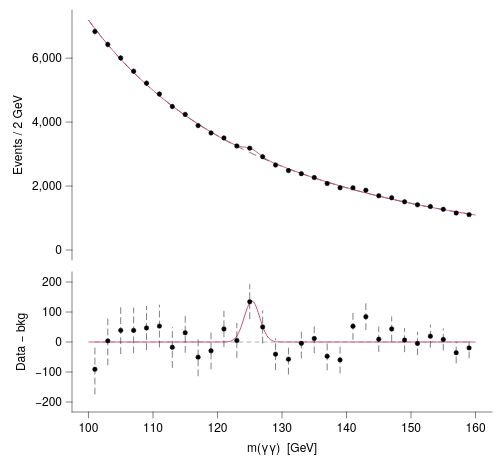

Write the Vega-Lite specification saved for this chart.
### Vega-Lite specification from a JSON file in a GitHub repository (floating-point values rounded to 4 significant figures; data arrays with more than 128 entries replaced by an {"elided": "..."} marker saying what was removed)
{"background": null, "config": {"arc": {"fill": "#DBDBDB", "fillOpacity": 1.0, "innerRadius": 25.0, "padAngle": 0.03, "stroke": "black", "strokeOpacity": 1, "strokeWidth": 0.25}, "area": {"fill": "#DBDBDB", "fillOpacity": 1.0, "stroke": "black", "strokeOpacity": 1, "strokeWidth": 0.25}, "axis": {"domain": true, "domainCap": "round", "domainColor": "black", "domainWidth": 0.25, "grid": false, "gridCap": "round", "gridColor": "#F1F1F1", "gridDash": [0, 0], "gridOpacity": 1.0, "gridWidth": 0.25, "labelColor": "black", "labelFont": "Helvetica Neue, HelveticaNeue, Helvetica, Arial, sans-serif", "labelFontSize": 6, "labelFontStyle": "normal", "labelFontWeight": 400, "offset": 0, "ticks": true, "tickCap": "round", "tickColor": "black", "tickRound": false, "tickSize": 3, "tickWidth": 0.25, "titleColor": "black", "titleFont": "Helvetica Neue, HelveticaNeue, Helvetica, Arial, sans-serif", "titleFontSize": 6, "titleFontStyle": "normal", "titleFontWeight": 400}, "axisX": {"domain": true, "labelAlign": "center", "labelAngle": 0, "labels": true, "ticks": true, "translate": 0}, "axisY": {"domain": true, "labelAlign": "right", "labelAngle": 0, "labels": true, "ticks": true, "translate": 0}, "axisRight": {"domain": true, "labelAlign": "left", "labelAngle": 0, "labels": true, "ticks": true, "translate": 0}, "axisTop": {"domain": true, "labelAlign": "center", "labelAngle": 0, "labels": true, "ticks": true, "translate": 0}, "axisBand": {"tickOffset": 0}, "bar": {"fill": "#DBDBDB", "fillOpacity": 1.0, "stroke": "black", "strokeOpacity": 1, "strokeWidth": 0.25}, "boxplot": {"size": 9.0, "ticks": {"cornerRadius": 0.25, "fill": "black", "opacity": 1, "size": 4.5, "thickness": 0.25}, "box": {"fillOpacity": 1.0, "stroke": "black", "strokeOpacity": 1, "strokeWidth": 0.25}, "median": {"cornerRadius": 0, "fill": "black", "fillOpacity": 1.0, "opacity": 1, "size": 9.0, "thickness": 0.25}, "rule": {"fill": "black", "fillOpacity": 1.0, "size": 10.0, "stroke": "black", "strokeDash": [0, 0], "strokeOpacity": 1, "strokeWidth": 0.25}, "outliers": {"color": "black", "fill": "black", "fillOpacity": 1.0, "size": 0, "stroke": "black", "strokeOpacity": 1, "strokeWidth": 0.25}}, "circle": {"fill": "black", "fillOpacity": 1.0, "size": 1.25, "stroke": null, "strokeOpacity": 1, "strokeWidth": 0.25}, "errorband": {"band": {"fillOpacity": 0.6, "stroke": null, "strokeWidth": 0.25, "strokeOpacity": 1}, "borders": {"opacity": 0, "strokeOpacity": 1, "strokeWidth": 0.25}}, "errorbar": {"opacity": 1, "rule": {"strokeDash": [0, 0], "strokeWidth": 0.25}, "ticks": {"color": "black", "cornerRadius": 0.125, "opacity": 1, "size": 6.0, "thickness": 0.25}, "thickness": 0.25}, "font": "Helvetica Neue, HelveticaNeue, Helvetica, Arial, sans-serif", "geoshape": {"fill": "#DBDBDB", "fillOpacity": 1.0, "stroke": "black", "strokeOpacity": 1, "strokeWidth": 0.25}, "header": {"labelColor": "black", "labelFont": "Helvetica Neue, HelveticaNeue, Helvetica, Arial, sans-serif", "labelFontSize": 6, "labelFontStyle": "normal", "labelFontWeight": 400, "titleColor": "black", "titleFont": "Helvetica Neue, HelveticaNeue, Helvetica, Arial, sans-serif", "titleFontSize": 6, "titleFontStyle": "normal", "titleFontWeight": 400, "titlePadding": 0}, "legend": {"disable": false, "offset": 4.5, "titlePadding": 4, "labelOffset": 2, "gradientLabelOffset": 2, "columnPadding": 4, "rowPadding": 2, "gradientLength": 50.0, "gradientThickness": 5.0, "gradientOpacity": 1.0, "gradientStrokeColor": "black", "gradientStrokeWidth": 0.25, "labelColor": "black", "labelFont": "Helvetica Neue, HelveticaNeue, Helvetica, Arial, sans-serif", "labelFontSize": 6, "labelFontStyle": "normal", "labelFontWeight": 400, "strokeColor": "black", "strokeWidth": 0, "symbolSize": 36, "symbolStrokeColor": "black", "symbolStrokeWidth": 0.25, "titleColor": "black", "titleFont": "Helvetica Neue, HelveticaNeue, Helvetica, Arial, sans-serif", "titleFontSize": 6, "titleFontStyle": "normal", "titleFontWeight": 400}, "line": {"color": "black", "stroke": "black", "strokeCap": "butt", "strokeDash": [0, 0], "strokeOpacity": 1, "strokeWidth": 0.5}, "point": {"filled": true, "fill": "#DBDBDB", "fillOpacity": 1.0, "size": 5.0, "stroke": "black", "strokeOpacity": 1, "strokeWidth": 0.25}, "range": {"category": ["#B2B2B2", "#4A7CD3", "#008542", "#664CAF", "#509F98", "#636363", "#284F93", "#005226", "#382864", "#285753"], "diverging": {"scheme": ["#443E60", "#5F597E", "#7C759B", "#9994B6", "#B7B4CC", "#D6D5DC", "#F6F6F6", "#D1DAD9", "#A4C2BF", "#7AA9A4", "#578E89", "#37736E", "#1B5954"]}, "heatmap": {"scheme": ["#440154", "#472270", "#433E82", "#38598C", "#2C728E", "#238A8D", "#24A086", "#39B578", "#5DC862", "#96D646", "#CAE02D", "#FDE724"]}, "ordinal": {"scheme": ["#F1F1F1", "#DBDBDB", "#C6C6C6", "#B2B2B2", "#9D9D9D", "#898989", "#767676", "#636363", "#515151", "#404040", "#2F2F2F", "#1F1F1F"]}, "ramp": {"scheme": ["#440154", "#472270", "#433E82", "#38598C", "#2C728E", "#238A8D", "#24A086", "#39B578", "#5DC862", "#96D646", "#CAE02D", "#FDE724"]}}, "rule": {"color": "black", "stroke": "black", "strokeCap": "round", "strokeDash": [2, 2], "strokeOpacity": 1, "strokeWidth": 0.25}, "scale": {"barBandPaddingInner": 0.1, "rectBandPaddingInner": 0, "tickBandPaddingInner": 0.1, "bandPaddingOuter": 0.1, "bandWithNestedOffsetPaddingInner": 0.2, "bandWithNestedOffsetPaddingOuter": 0.2, "offsetBandPaddingInner": 0, "offsetBandPaddingOuter": 0, "continuousPadding": 5.0, "round": false}, "rect": {"fill": "#DBDBDB", "fillOpacity": 1.0, "stroke": "black", "strokeOpacity": 1, "strokeWidth": 0.25}, "square": {"fill": "#DBDBDB", "fillOpacity": 1.0, "size": 10.0, "stroke": "black", "strokeOpacity": 1, "strokeWidth": 0.25}, "text": {"color": "black", "font": "Helvetica Neue, HelveticaNeue, Helvetica, Arial, sans-serif", "fontSize": 6, "fontStyle": "normal", "fontWeight": 400}, "tick": {"color": "black", "cornerRadius": 0.125, "opacity": 1.0, "size": 9.0, "thickness": 0.25}, "title": {"anchor": "middle", "frame": "group", "color": "black", "font": "Helvetica Neue, HelveticaNeue, Helvetica, Arial, sans-serif", "fontSize": 6, "fontStyle": "normal", "fontWeight": 400, "subtitleColor": "black", "subtitleFont": "Helvetica Neue, HelveticaNeue, Helvetica, Arial, sans-serif", "subtitleFontSize": 6, "subtitleFontStyle": "normal", "subtitleFontWeight": 400}, "trail": {"color": "black", "opacity": 1, "size": 0.5}, "view": {"continuousWidth": 100, "continuousHeight": 100, "discreteWidth": 100, "discreteHeight": 100, "fill": null, "stroke": null, "strokeWidth": 0.25}}, "vconcat": [{"layer": [{"mark": {"type": "line", "color": "#636363", "strokeDash": [4, 3]}, "encoding": {"x": {"axis": {"domain": false, "labels": false, "ticks": false, "title": null}, "field": "mass", "scale": {"domain": [99.0, 161.0], "nice": false}, "type": "quantitative"}, "y": {"field": "bo", "type": "quantitative", "scale": {"nice": false}}}}, {"mark": {"type": "line", "color": "#C35082"}, "encoding": {"x": {"axis": {"domain": false, "labels": false, "ticks": false, "title": null}, "field": "mass", "scale": {"domain": [99.0, 161.0], "nice": false}, "type": "quantitative"}, "y": {"field": "sb", "type": "quantitative", "scale": {"nice": false}}}}, {"data": {"name": "data-45b9d2a215d79e3c905a503ec1b8b7f6"}, "mark": {"type": "errorbar", "rule": {"strokeDash": [3, 2]}, "ticks": false}, "encoding": {"x": {"axis": {"domain": false, "labels": false, "ticks": false, "title": null}, "field": "mass", "scale": {"domain": [99.0, 161.0], "nice": false}, "type": "quantitative"}, "y": {"field": "lo", "title": "Events / 2 GeV", "type": "quantitative", "scale": {"nice": false}}, "y2": {"field": "hi"}}}, {"data": {"name": "data-45b9d2a215d79e3c905a503ec1b8b7f6"}, "mark": {"type": "point", "color": "black", "filled": true}, "encoding": {"x": {"axis": {"domain": false, "labels": false, "ticks": false, "title": null}, "field": "mass", "scale": {"domain": [99.0, 161.0], "nice": false}, "type": "quantitative"}, "y": {"field": "count", "type": "quantitative", "scale": {"nice": false}}}}], "data": {"name": "data-4dbf9cc5069fbf3594267d9cee8c050d"}, "height": 125, "width": 210}, {"layer": [{"data": {"name": "data-8544ddf1086526461f2c95f8ed532433"}, "mark": {"type": "rule", "color": "#636363"}, "encoding": {"x": {"field": "mass", "scale": {"domain": [99.0, 161.0], "nice": false}, "type": "quantitative"}, "x2": {"field": "mass2"}, "y": {"axis": {"values": [-200, -100, 0, 100, 200]}, "field": "y", "scale": {"domain": [-200, 200], "nice": false}, "title": "Data − bkg", "type": "quantitative"}}}, {"data": {"name": "data-4dbf9cc5069fbf3594267d9cee8c050d"}, "mark": {"type": "line", "color": "#C35082"}, "encoding": {"x": {"field": "mass", "scale": {"domain": [99.0, 161.0], "nice": false}, "type": "quantitative"}, "y": {"axis": {"values": [-200, -100, 0, 100, 200]}, "field": "sig", "scale": {"domain": [-200, 200], "nice": false}, "title": "Data − bkg", "type": "quantitative"}}}, {"data": {"name": "data-45b9d2a215d79e3c905a503ec1b8b7f6"}, "mark": {"type": "errorbar", "rule": {"strokeDash": [3, 2]}, "ticks": false}, "encoding": {"x": {"field": "mass", "scale": {"domain": [99.0, 161.0], "nice": false}, "title": "m(γγ)  [GeV]", "type": "quantitative"}, "y": {"axis": {"values": [-200, -100, 0, 100, 200]}, "field": "rlo", "scale": {"domain": [-200, 200], "nice": false}, "title": "Data − bkg", "type": "quantitative"}, "y2": {"field": "rhi"}}}, {"data": {"name": "data-45b9d2a215d79e3c905a503ec1b8b7f6"}, "mark": {"type": "point", "color": "black", "filled": true}, "encoding": {"x": {"field": "mass", "scale": {"domain": [99.0, 161.0], "nice": false}, "title": "m(γγ)  [GeV]", "type": "quantitative"}, "y": {"axis": {"values": [-200, -100, 0, 100, 200]}, "field": "resid", "scale": {"domain": [-200, 200], "nice": false}, "title": "Data − bkg", "type": "quantitative"}}}], "height": 70, "width": 210}], "resolve": {"scale": {"x": "shared"}}, "spacing": 6, "$schema": "https://vega.github.io/schema/vega-lite/v6.4.1.json", "datasets": {"data-4dbf9cc5069fbf3594267d9cee8c050d": {"elided": "400 records"}, "data-45b9d2a215d79e3c905a503ec1b8b7f6": [{"mass": 101.0, "count": 6833.0, "lo": 6750.0, "hi": 6916.0, "resid": -91.04, "rlo": -173.7, "rhi": -8.378}, {"mass": 103.0, "count": 6427.0, "lo": 6347.0, "hi": 6507.0, "resid": 3.778, "rlo": -76.39, "rhi": 83.95}, {"mass": 105.0, "count": 6006.0, "lo": 5929.0, "hi": 6083.0, "resid": 38.77, "rlo": -38.72, "rhi": 116.3}, {"mass": 107.0, "count": 5590.0, "lo": 5515.0, "hi": 5665.0, "resid": 38.74, "rlo": -36.02, "rhi": 113.5}, {"mass": 109.0, "count": 5218.0, "lo": 5146.0, "hi": 5290.0, "resid": 46.9, "rlo": -25.34, "rhi": 119.1}, {"mass": 111.0, "count": 4876.0, "lo": 4806.0, "hi": 4946.0, "resid": 52.96, "rlo": -16.87, "rhi": 122.8}, {"mass": 113.0, "count": 4486.0, "lo": 4419.0, "hi": 4553.0, "resid": -17.79, "rlo": -84.77, "rhi": 49.19}, {"mass": 115.0, "count": 4241.0, "lo": 4176.0, "hi": 4306.0, "resid": 30.56, "rlo": -34.57, "rhi": 95.68}, {"mass": 117.0, "count": 3890.0, "lo": 3828.0, "hi": 3952.0, "resid": -50.43, "rlo": -112.8, "rhi": 11.94}, {"mass": 119.0, "count": 3662.0, "lo": 3601.0, "hi": 3723.0, "resid": -29.46, "rlo": -89.97, "rhi": 31.06}, {"mass": 121.0, "count": 3505.0, "lo": 3446.0, "hi": 3564.0, "resid": 43.49, "rlo": -15.71, "rhi": 102.7}, {"mass": 123.0, "count": 3254.0, "lo": 3197.0, "hi": 3311.0, "resid": 5.235, "rlo": -51.81, "rhi": 62.28}, {"mass": 125.0, "count": 3186.0, "lo": 3130.0, "hi": 3242.0, "resid": 134.4, "rlo": 77.94, "rhi": 190.8}, {"mass": 127.0, "count": 2919.0, "lo": 2865.0, "hi": 2973.0, "resid": 50.37, "rlo": -3.659, "rhi": 104.4}, {"mass": 129.0, "count": 2658.0, "lo": 2606.0, "hi": 2710.0, "resid": -40.51, "rlo": -92.07, "rhi": 11.04}, {"mass": 131.0, "count": 2483.0, "lo": 2433.0, "hi": 2533.0, "resid": -57.12, "rlo": -106.9, "rhi": -7.287}, {"mass": 133.0, "count": 2388.0, "lo": 2339.0, "hi": 2437.0, "resid": -4.406, "rlo": -53.27, "rhi": 44.46}, {"mass": 135.0, "count": 2266.0, "lo": 2218.0, "hi": 2314.0, "resid": 11.55, "rlo": -36.06, "rhi": 59.15}, {"mass": 137.0, "count": 2078.0, "lo": 2032.0, "hi": 2124.0, "resid": -47.43, "rlo": -93.02, "rhi": -1.845}, {"mass": 139.0, "count": 1945.0, "lo": 1901.0, "hi": 1989.0, "resid": -59.58, "rlo": -103.7, "rhi": -15.48}, {"mass": 141.0, "count": 1944.0, "lo": 1900.0, "hi": 1988.0, "resid": 52.76, "rlo": 8.667, "rhi": 96.85}, {"mass": 143.0, "count": 1869.0, "lo": 1826.0, "hi": 1912.0, "resid": 84.2, "rlo": 40.97, "rhi": 127.4}, {"mass": 145.0, "count": 1694.0, "lo": 1653.0, "hi": 1735.0, "resid": 9.302, "rlo": -31.86, "rhi": 50.46}, {"mass": 147.0, "count": 1634.0, "lo": 1594.0, "hi": 1674.0, "resid": 43.55, "rlo": 3.125, "rhi": 83.97}, {"mass": 149.0, "count": 1508.0, "lo": 1469.0, "hi": 1547.0, "resid": 6.388, "rlo": -32.45, "rhi": 45.22}, {"mass": 151.0, "count": 1413.0, "lo": 1375.0, "hi": 1451.0, "resid": -4.773, "rlo": -42.36, "rhi": 32.82}, {"mass": 153.0, "count": 1358.0, "lo": 1321.0, "hi": 1395.0, "resid": 19.43, "rlo": -17.42, "rhi": 56.28}, {"mass": 155.0, "count": 1272.0, "lo": 1236.0, "hi": 1308.0, "resid": 8.331, "rlo": -27.33, "rhi": 44.0}, {"mass": 157.0, "count": 1157.0, "lo": 1123.0, "hi": 1191.0, "resid": -35.77, "rlo": -69.79, "rhi": -1.757}, {"mass": 159.0, "count": 1106.0, "lo": 1073.0, "hi": 1139.0, "resid": -19.61, "rlo": -52.86, "rhi": 13.65}], "data-8544ddf1086526461f2c95f8ed532433": [{"y": 0.0, "mass": 101.0, "mass2": 159.0}]}}
